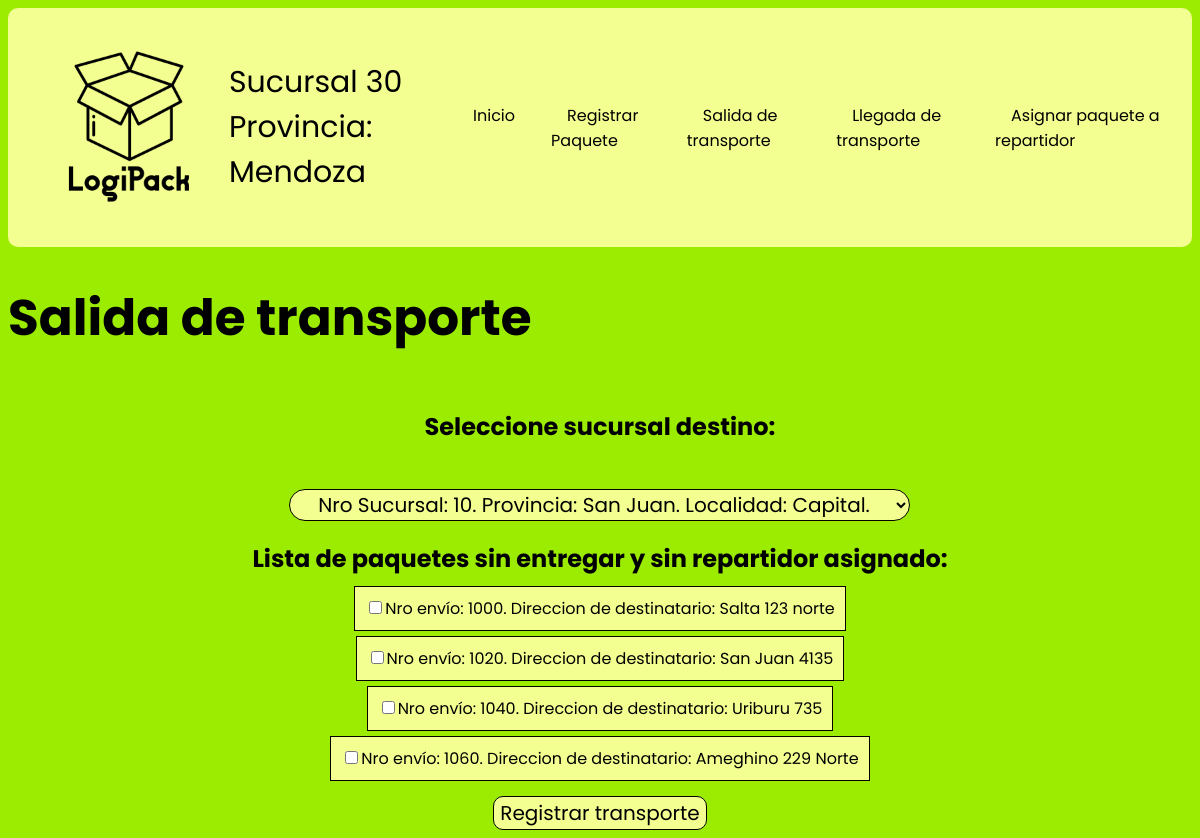
Page /despachante3/salida_transporte on the committed database.
### models.py (models this page shows)
class Sucursal(db.Model):
    __tablename__ = 'sucursal'
    id = db.Column(db.Integer, primary_key = True)
    numero = db.Column(db.Integer, nullable = False)
    provincia = db.Column(db.String(80), nullable = False)
    localidad = db.Column(db.String(80), nullable = False)
    direccion = db.Column(db.String(120), nullable = False)
    transporte = db.relationship('Transporte', backref = "sucursal")
    paquete = db.relationship('Paquete', backref = "sucursal")
    repartidor = db.relationship('Repartidor', backref = "sucursal")

class Paquete(db.Model):
    __tablename__ = 'paquete'
    id = db.Column(db.Integer, primary_key = True)
    numeroenvio = db.Column(db.Integer, nullable = False)
    peso = db.Column(db.Float, nullable = False)
    nomdestinatario = db.Column(db.String(80), nullable = False)
    dirdestinatario = db.Column(db.String(120), nullable = False)
    entregado = db.Column(db.Boolean, nullable = False)
    observaciones = db.Column(db.Text, nullable = True)
    idsucursal = db.Column(db.Integer, db.ForeignKey('sucursal.id'))
    idtransporte = db.Column(db.Integer, db.ForeignKey('transporte.id'))
    idrepartidor = db.Column(db.Integer, db.ForeignKey('repartidor.id'))
    transporte = db.relationship('Transporte', backref = 'paquete')

### app.py (the view, shortened to what this page needs)
@app.route('/despachante<int:idsucursal>/salida_transporte', methods = ['GET', 'POST'])
def salida_transporte(idsucursal):
    sucursal = Sucursal.query.get(idsucursal)
    return render_template('/salida_transporte.html', sucursales = Sucursal.query.order_by(Sucursal.numero).all(), sucursal = sucursal, idsucursal = idsucursal, paquetes = Paquete.query.order_by(Paquete.id).all())

### templates/salida_transporte.html (shortened to what this page needs)
{% extends "base_template.html" %}
{% block content %}
    <h1>Salida de transporte</h1>
    <div class="transporte">
        <form action="{{ url_for('salida_transporte', idsucursal = idsucursal, sucursal = sucursal) }}" method="post" class="container">
            <h2>Seleccione sucursal destino:</h2><br>
            <select name="sucursal" id="sucursal">
                {% for sucursal in sucursales %}
                    <option value="{{ sucursal.id }}">Nro Sucursal: {{ sucursal.numero }}. Provincia: {{ sucursal.provincia }}. Localidad: {{ sucursal.localidad }}.</option>
                {% endfor %}
            </select>
            <h2>Lista de paquetes sin entregar y sin repartidor asignado:</h2>
            {% for paquete in paquetes %}
                {% if paquete.entregado == 0 and paquete.idrepartidor == 0 %}
                    <label>
                        <input type="checkbox" name="paquete_id" value="{{ paquete.id }}">Nro envío: {{ paquete.numeroenvio }}. Direccion de destinatario: {{ paquete.dirdestinatario }}
                    </label><br><br>
                {% endif %}
            {% endfor %}
            <button type="submit">Registrar transporte</button>
        </form>
    </div>
{% endblock %}

### templates/base_template.html (shortened to what this page needs)
<!DOCTYPE html>
<html lang="es">
<head>
    <link rel="stylesheet" href="{{url_for('static', filename= 'css/estilos.css')}}">
</head>
<body>
    <header>
        <a href="{{ url_for('inicio') }}"><img src="/static/img/LogiPack_transparent.png" alt="Logo de LogiPack" height="200px" width="200px"></a>
        <p>Sucursal {{ sucursal.numero }}<br>Provincia: {{ sucursal.provincia }}</p>
        <nav>
            <ul>
                <li><a href="{{ url_for('despachante', idsucursal = sucursal.id) }}">Inicio</a></li>
                <li><a href="{{ url_for('registrar_paquete', idsucursal = sucursal.id) }}">Registrar Paquete</a></li>
                <li><a href="{{ url_for('salida_transporte', idsucursal = sucursal.id) }}">Salida de transporte</a></li>
                <li><a href="{{ url_for('llegada_transporte', idsucursal = sucursal.id) }}">Llegada de transporte</a></li>
                <li><a href="{{ url_for('asignar_repartidor', idsucursal = sucursal.id) }}">Asignar paquete a repartidor</a></li>
            </ul>
        </nav>
    </header>
    <main>
        {% block content %} {% endblock %}
    </main>
</body>
</html>

### static/css/estilos.css (style rules this page uses)
header { background-color: #F3FF90; color: black; padding: 15px 20px; display: flex; justify-content: space-between; align-items: center; border: 1px solid transparent; border-radius: 10px; }
header p { font-size: 30px; }
body { font-family: 'Poppins'; background-color: #9BEC00; }
h1 { font-size: 50px; }
header img { margin: 0; }
nav ul { list-style: none; margin: 0; padding: 0; display: flex; justify-self: center; }
nav ul li { margin-left: 20px; }
nav ul li a { text-decoration: none; color: black; padding: 10px 15px; border: 1px solid transparent; border-radius: 100px; transition: background-color 0.3s, border 0.3s, color 0.3s; }
.transporte { display: flex; justify-content: center; text-align: center; }
select { border: 1px solid; border-radius: 25px; background-color: #F3FF90; text-align: center; font-size: 20px; font-family: 'Poppins'; }
button { border: 1px solid; border-radius: 10px; background-color: #F3FF90; font-size: 20px; font-family: 'Poppins'; transition: background-color 0.3s, border 0.3s, color 0.3s; }
label { border: 1px solid black; background-color: #F3FF90; padding: 10px; text-align: right; transition: background-color 0.3s; }

### rows in the picture
Sucursal: numero "30", provincia "Mendoza"
Paquete: numeroenvio "1000", dirdestinatario "Salta 123 norte"
Paquete: numeroenvio "1020", dirdestinatario "San Juan 4135"
Paquete: numeroenvio "1040", dirdestinatario "Uriburu 735"
Paquete: numeroenvio "1060", dirdestinatario "Ameghino 229 Norte"
